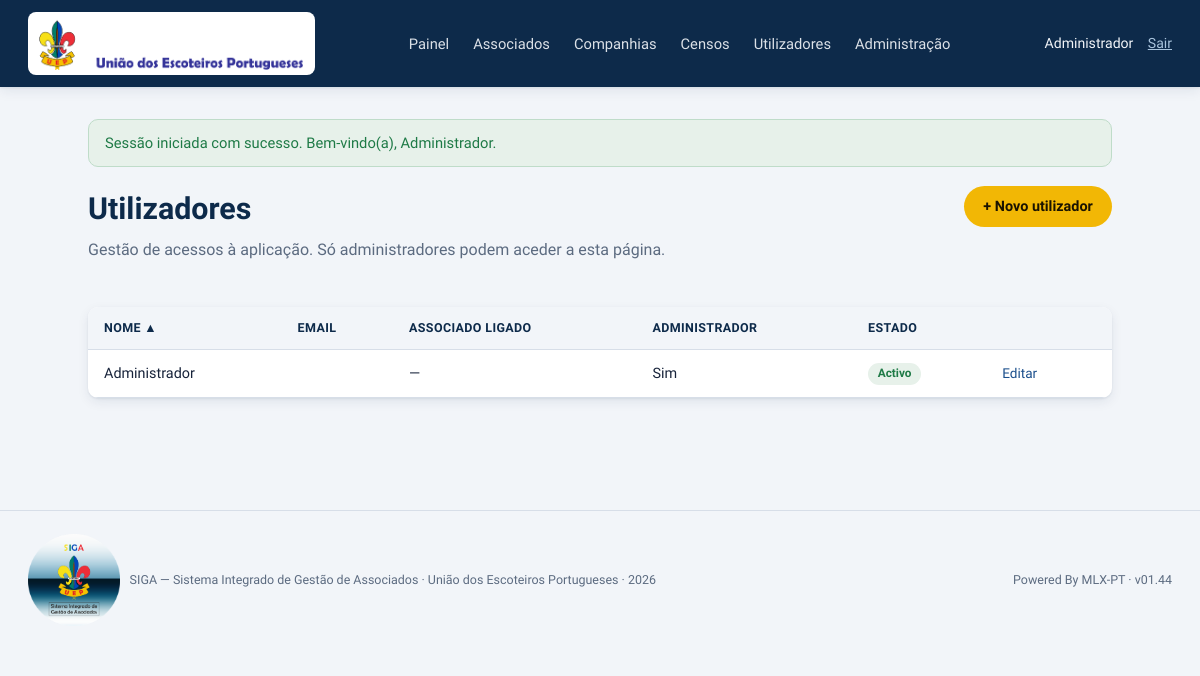
Page /utilizadores (signed in) on the committed database.
### tables this page shows
CREATE TABLE utilizadores (
    Id INT NOT NULL AUTO_INCREMENT,
    Nome VARCHAR(100) NOT NULL,
    Email VARCHAR(150) NOT NULL,
    Password VARCHAR(255) NOT NULL,
    Administrador TINYINT(1) NOT NULL DEFAULT 0,
    Activo TINYINT(1) NOT NULL DEFAULT 1,
    PRIMARY KEY (Id),
    UNIQUE KEY uk_utilizadores_nome (Nome)
);

### app/Controllers/UtilizadoresController.php (called while the page is built, shortened)
<?php
class UtilizadoresController extends Controller
{
    public function index(): void
    {
        $utilizadores = (new Utilizador())->listarTodos();
        [$ordenar, $direcao] = Tabela::normalizar(
            $_GET['ordenar'] ?? '',
            $_GET['direcao'] ?? '',
            ['Nome', 'Email', 'AssociadoLigado', 'Administrador', 'Activo'],
            'Nome'
        );
        $utilizadores = Tabela::ordenarArray($utilizadores, $ordenar, $direcao);
        $this->vista('utilizadores/index', [
            'titulo'       => 'Utilizadores',
            'utilizadores' => $utilizadores,
            'ordenar'      => $ordenar,
            'direcao'      => $direcao,
        ]);
    }
}

### public/index.php (called while the page is built, shortened)
<?php
require_once __DIR__ . '/../app/autoload.php';
$router = new Router();
$router->get('/login', [AuthController::class, 'mostrarLogin']);
$router->post('/login', [AuthController::class, 'autenticar']);
$router->post('/logout', [AuthController::class, 'terminarSessao']);
$router->get('/', [DashboardController::class, 'index']);
$router->get('/associados', [AssociadosController::class, 'index']);
$router->get('/associados/criar', [AssociadosController::class, 'criar']);
$router->post('/associados/criar', [AssociadosController::class, 'guardar']);
$router->get('/associados/{id}', [AssociadosController::class, 'ver']);
$router->get('/associados/{id}/editar', [AssociadosController::class, 'editar']);
$router->post('/associados/{id}/editar', [AssociadosController::class, 'atualizar']);
$router->post('/associados/{id}/desativar', [AssociadosController::class, 'desativar']);
$router->post('/associados/{id}/reativar', [AssociadosController::class, 'reativar']);
$router->get('/associados/{id}/morada/editar', [MoradasController::class, 'editarPessoa']);
$router->post('/associados/{id}/morada/corrigir', [MoradasController::class, 'corrigirPessoa']);
$router->post('/associados/{id}/morada/substituir', [MoradasController::class, 'substituirPessoa']);
$router->get('/associados/{id}/contactos', [ContactosController::class, 'gerir']);
$router->post('/associados/{id}/contactos/adicionar', [ContactosController::class, 'adicionar']);
$router->post('/associados/{id}/contactos/{idContacto}/editar', [ContactosController::class, 'editar']);
$router->post('/associados/{id}/contactos/{idContacto}/remover', [ContactosController::class, 'remover']);
$router->get('/associados/{id}/ficha-saude', [FichaSaudeController::class, 'gerir']);
$router->post('/associados/{id}/ficha-saude', [FichaSaudeController::class, 'guardar']);
$router->get('/companhias', [CompanhiasController::class, 'index']);
$router->get('/companhias/criar', [CompanhiasController::class, 'criar']);
$router->post('/companhias/criar', [CompanhiasController::class, 'guardar']);
$router->get('/companhias/{id}', [CompanhiasController::class, 'ver']);
$router->get('/companhias/{id}/editar', [CompanhiasController::class, 'editar']);
$router->post('/companhias/{id}/editar', [CompanhiasController::class, 'atualizar']);
$router->get('/companhias/{id}/morada/editar', [MoradasController::class, 'editarCompanhia']);
$router->post('/companhias/{id}/morada/corrigir', [MoradasController::class, 'corrigirCompanhia']);
$router->post('/companhias/{id}/morada/substituir', [MoradasController::class, 'substituirCompanhia']);
$router->get('/utilizadores', [UtilizadoresController::class, 'index']);
$router->get('/utilizadores/criar', [UtilizadoresController::class, 'criar']);
$router->post('/utilizadores/criar', [UtilizadoresController::class, 'guardar']);
$router->get('/utilizadores/{id}/editar', [UtilizadoresController::class, 'editar']);
$router->post('/utilizadores/{id}/editar', [UtilizadoresController::class, 'atualizar']);
$router->get('/admin', [AdminController::class, 'index']);
$router->get('/admin/anos-escotistas', [AnosEscotistasController::class, 'index']);
$router->get('/admin/anos-escotistas/criar', [AnosEscotistasController::class, 'criar']);
$router->post('/admin/anos-escotistas/criar', [AnosEscotistasController::class, 'guardar']);
$router->get('/admin/anos-escotistas/{id}/editar', [AnosEscotistasController::class, 'editar']);
$router->post('/admin/anos-escotistas/{id}/editar', [AnosEscotistasController::class, 'atualizar']);
$router->get('/censos', [CensosController::class, 'index']);
$router->post('/censos/{idAssociado}/{idAnoEscotista}/pago', [CensosController::class, 'marcarPago']);
$router->post('/censos/{idAssociado}/{idAnoEscotista}/nao-pago', [CensosController::class, 'marcarNaoPago']);
$router->get('/censos/{idAssociado}/{idAnoEscotista}/historico', [CensosController::class, 'historico']);
$router->get('/admin/referencias/{tabela}', [ReferenciasController::class, 'index']);
$router->get('/admin/referencias/{tabela}/criar', [ReferenciasController::class, 'criar']);
$router->post('/admin/referencias/{tabela}/criar', [ReferenciasController::class, 'guardar']);
$router->get('/admin/referencias/{tabela}/{id}/editar', [ReferenciasController::class, 'editar']);
$router->post('/admin/referencias/{tabela}/{id}/editar', [ReferenciasController::class, 'atualizar']);
$router->post('/admin/referencias/{tabela}/{id}/eliminar', [ReferenciasController::class, 'eliminar']);
$router->despachar($_SERVER['REQUEST_METHOD'], $_SERVER['REQUEST_URI']);

### app/Core/Sessao.php (called while the page is built, shortened)
<?php
class Sessao
{
    public static function autenticado(): bool
    {
        return !empty($_SESSION['utilizador']);
    }
    public static function utilizador(): ?array
    {
        return $_SESSION['utilizador'] ?? null;
    }
    public static function ehAdministrador(): bool
    {
        return self::autenticado() && !empty($_SESSION['utilizador']['Administrador']);
    }
    public static function obterMensagens(): array
    {
        $mensagens = $_SESSION['mensagens'] ?? [];
        return $mensagens;
    }
}

### app/Core/Model.php (called while the page is built, shortened)
<?php
abstract class Model
{
    public function __construct()
    {
        $this->bd = Database::ligacao();
    }
}

### app/Core/Database.php (called while the page is built, shortened)
<?php
class Database
{
    private static ?PDO $instancia = null;
    public static function ligacao(): PDO
    {
        if (self::$instancia === null) {
            $config = require __DIR__ . '/../../config/config.php';
            $db     = $config['db'];
            $dsn = sprintf(
                'mysql:host=%s;port=%s;dbname=%s;charset=%s',
                $db['host'],
                $db['port'],
                $db['name'],
                $db['charset']
            );
            try {
                self::$instancia = new PDO($dsn, $db['user'], $db['pass'], [
                    PDO::ATTR_ERRMODE            => PDO::ERRMODE_EXCEPTION,
                    PDO::ATTR_DEFAULT_FETCH_MODE  => PDO::FETCH_ASSOC,
                    PDO::ATTR_EMULATE_PREPARES    => false,
                ]);
            } catch (PDOException $e) {
                error_log('[SIGA] Falha de ligação à base de dados: ' . $e->getMessage());
                http_response_code(500);
                die('Não foi possível ligar à base de dados. Contacte o administrador do sistema.');
            }
        }
        return self::$instancia;
    }
}

### app/Models/Utilizador.php (called while the page is built, shortened)
<?php
class Utilizador extends Model
{
    public function listarTodos(): array
    {
        $stmt = $this->bd->query("SELECT * FROM utilizadores ORDER BY Nome");
        return $stmt->fetchAll();
    }
}

### app/autoload.php (called while the page is built, shortened)
<?php
spl_autoload_register(function (string $classe): void {
    $prefixo = 'App\\';
    $diretorioBase = __DIR__ . '/';
    $classeRelativa = substr($classe, strlen($prefixo));
    $caminho = $diretorioBase . str_replace('\\', '/', $classeRelativa) . '.php';
});

### app/Views/utilizadores/index.php (the view)
<div class="cabecalho-pagina">
    <div>
        <h1>Utilizadores</h1>
        <p class="subtitulo">Gestão de acessos à aplicação. Só administradores podem aceder a esta página.</p>
    </div>
    <a href="/utilizadores/criar" class="botao botao-primario">+ Novo utilizador</a>
</div>
<div class="tabela-envolvente">
    <table class="tabela">
        <thead>
            <tr>
                <th><?= \App\Core\Tabela::cabecalhoOrdenavel('Nome', 'Nome', $ordenar, $direcao) ?></th>
                <th><?= \App\Core\Tabela::cabecalhoOrdenavel('Email', 'Email', $ordenar, $direcao) ?></th>
                <th><?= \App\Core\Tabela::cabecalhoOrdenavel('AssociadoLigado', 'Associado ligado', $ordenar, $direcao) ?></th>
                <th><?= \App\Core\Tabela::cabecalhoOrdenavel('Administrador', 'Administrador', $ordenar, $direcao) ?></th>
                <th><?= \App\Core\Tabela::cabecalhoOrdenavel('Activo', 'Estado', $ordenar, $direcao) ?></th>
                <th></th>
            </tr>
        </thead>
        <tbody>
            <?php foreach ($utilizadores as $utilizador): ?>
                <tr>
                    <td><?= htmlspecialchars($utilizador['Nome']) ?></td>
                    <td><?= htmlspecialchars($utilizador['Email']) ?></td>
                    <td><?= $utilizador['AssociadoLigado'] ? htmlspecialchars($utilizador['AssociadoLigado']) : '—' ?></td>
                    <td><?= $utilizador['Administrador'] ? 'Sim' : 'Não' ?></td>
                    <td>
                        <span class="etiqueta etiqueta-<?= $utilizador['Activo'] ? 'ativo' : 'inativo' ?>">
                            <?= $utilizador['Activo'] ? 'Activo' : 'Inactivo' ?>
                        </span>
                    </td>
                    <td class="tabela-acoes">
                        <a href="/utilizadores/<?= (int) $utilizador['Id'] ?>/editar">Editar</a>
                    </td>
                </tr>
            <?php endforeach; ?>
        </tbody>
    </table>
</div>

### app/Core/Router.php (shortened to what this page needs)
<?php
class Router
{
    private array $rotas = ['GET' => [], 'POST' => []];
    public function get(string $caminho, array $accao): void
    {
        $this->rotas['GET'][$caminho] = $accao;
    }
    public function post(string $caminho, array $accao): void
    {
        $this->rotas['POST'][$caminho] = $accao;
    }
    public function despachar(string $metodo, string $uri): void
    {
        $uri = parse_url($uri, PHP_URL_PATH);
        $uri = rtrim($uri, '/');
        $rotasMetodo = $this->rotas[$metodo] ?? [];
        foreach ($rotasMetodo as $padrao => $accao) {
            $parametros = $this->corresponde($padrao, $uri);
            if ($parametros !== null) {
                [$classe, $metodoAccao] = $accao;
                $controlador = new $classe();
                call_user_func_array([$controlador, $metodoAccao], $parametros);
                return;
            }
        }
    }
    private function corresponde(string $padrao, string $uri): ?array
    {
        $nomesParametros = [];
        $regex = preg_replace_callback('/\{([a-zA-Z_]+)\}/', function ($m) use (&$nomesParametros) {
            $nomesParametros[] = $m[1];
            return '([^/]+)';
        }, $padrao);
        $regex = '#^' . $regex . '$#';
        if (preg_match($regex, $uri, $valores)) {
            array_shift($valores);
            return array_values($valores);
        }
        return null;
    }
}

### app/Views/layout/header.php (shortened to what this page needs)
<!DOCTYPE html>
<html lang="pt-PT">
<head>
    <link rel="stylesheet" href="/assets/css/style.css">
</head>
<body>
<header class="cabecalho">
    <div class="cabecalho-marca">
        <a href="/" class="cabecalho-logo-fundo"><img src="/assets/img/logo-header-uep.png" alt="União dos Escoteiros Portugueses" class="cabecalho-logo"></a>
    </div>
    <?php if ($utilizadorAutenticado): ?>
    <nav class="cabecalho-nav">
        <a href="/">Painel</a>
        <a href="/associados">Associados</a>
        <a href="/companhias">Companhias</a>
        <a href="/censos">Censos</a>
        <?php if (\App\Core\Sessao::ehAdministrador()): ?>
            <a href="/utilizadores">Utilizadores</a>
            <a href="/admin">Administração</a>
        <?php endif; ?>
    </nav>
    <div class="cabecalho-utilizador">
        <span><?= htmlspecialchars($utilizadorAutenticado['Nome']) ?></span>
        <form action="/logout" method="post" class="forma-inline">
            <button type="submit" class="ligacao-botao">Sair</button>
        </form>
    </div>
    <?php endif; ?>
</header>
<main class="conteudo-principal">
    <?php foreach (\App\Core\Sessao::obterMensagens() as $mensagem): ?>
        <div class="alerta alerta-<?= htmlspecialchars($mensagem['tipo']) ?>">
            <?= htmlspecialchars($mensagem['texto']) ?>
        </div>
    <?php endforeach; ?>

### public/assets/css/style.css (style rules this page uses)
:root { --verde-escoteiro: #0D2A4A; --verde-medio: #1B4F8C; --verde-claro: #5C87B3; --caqui: #A9C4DD; --creme: #F2F5F9; --papel: #FFFFFF; --texto: #17233A; --texto-suave: #5C6B80; --fogueira: #F2B705; --fogueira-clara: #F5CB43; --erro: #C6302B; --erro-fundo: #FBEAE7; --sucesso: #1E7A46; --sucesso-fundo: #E7F1EA; --borda: #D7DEE8; --sombra: 0 1px 2px rgba(13, 42, 74, 0.08), 0 4px 12px rgba(13, 42, 74, 0.08); --raio: 10px; --fonte-arredondada: 'Arial Rounded MT Bold', 'Arial Rounded MT', 'Varela Round', Arial, sans-serif; }
* { box-sizing: border-box; }
body { margin: 0; font-family: var(--fonte-arredondada); background: var(--creme); color: var(--texto); line-height: 1.5; }
h1, h2, h3 { font-family: var(--fonte-arredondada); color: var(--verde-escoteiro); font-weight: 700; margin: 0 0 0.4em; }
h1 { font-size: 1.9rem; }
a { color: var(--verde-medio); }
.subtitulo { color: var(--texto-suave); margin-top: -0.4em; margin-bottom: 1.4rem; }
.cabecalho { display: flex; align-items: center; justify-content: space-between; background: var(--verde-escoteiro); color: var(--creme); padding: 0.75rem 1.75rem; box-shadow: var(--sombra); }
.cabecalho-marca { display: flex; align-items: center; gap: 0.6rem; }
.cabecalho-logo-fundo { display: flex; align-items: center; background: var(--papel); border-radius: 8px; padding: 0.35rem 0.7rem; line-height: 0; }
.cabecalho-logo { height: 52px; width: auto; display: block; }
.cabecalho-nav { display: flex; gap: 1.5rem; }
.cabecalho-nav a { color: var(--creme); text-decoration: none; font-weight: 500; font-size: 0.92rem; opacity: 0.9; }
.cabecalho-utilizador { display: flex; align-items: center; gap: 0.9rem; font-size: 0.88rem; }
.forma-inline { display: inline; }
.ligacao-botao { background: none; border: none; color: var(--caqui); cursor: pointer; font: inherit; text-decoration: underline; padding: 0; }
.conteudo-principal { max-width: 1080px; margin: 0 auto; padding: 2rem 1.75rem 4rem; }
.cabecalho-pagina { display: flex; align-items: flex-start; justify-content: space-between; gap: 1rem; margin-bottom: 1.4rem; flex-wrap: wrap; }
.alerta { padding: 0.75rem 1rem; border-radius: var(--raio); margin-bottom: 1.2rem; font-size: 0.92rem; }
.alerta-sucesso { background: var(--sucesso-fundo); color: var(--sucesso); border: 1px solid #BFDCC9; }
.botao { display: inline-block; padding: 0.6rem 1.2rem; border-radius: 999px; font-weight: 600; font-size: 0.9rem; text-decoration: none; border: none; cursor: pointer; transition: transform 0.08s ease, box-shadow 0.08s ease; }
.botao-primario { background: var(--fogueira); color: #1A1300; }
.tabela-envolvente { background: var(--papel); border-radius: var(--raio); box-shadow: var(--sombra); overflow: hidden; }
.tabela { width: 100%; border-collapse: collapse; font-size: 0.9rem; }
.tabela th, .tabela td { text-align: left; padding: 0.75rem 1rem; border-bottom: 1px solid var(--borda); }
.tabela th { background: var(--creme); color: var(--verde-escoteiro); font-size: 0.78rem; text-transform: uppercase; letter-spacing: 0.03em; }
.tabela-acoes a { margin-right: 0.8rem; font-size: 0.85rem; text-decoration: none; }
.etiqueta { display: inline-block; padding: 0.15rem 0.6rem; border-radius: 999px; font-size: 0.74rem; font-weight: 600; }
.etiqueta-ativo { background: var(--sucesso-fundo); color: var(--sucesso); }

### rows in the picture
utilizadores: Nome "Administrador", Administrador "Sim", Activo "Activo"

### other values in the picture
$mensagem['texto'] "Sessão iniciada com sucesso. Bem-vindo(a), Administrador."
$rotulo "NOME EMAIL ASSOCIADO LIGADO ADMINISTRADOR ESTADO"
$seta "▲"
